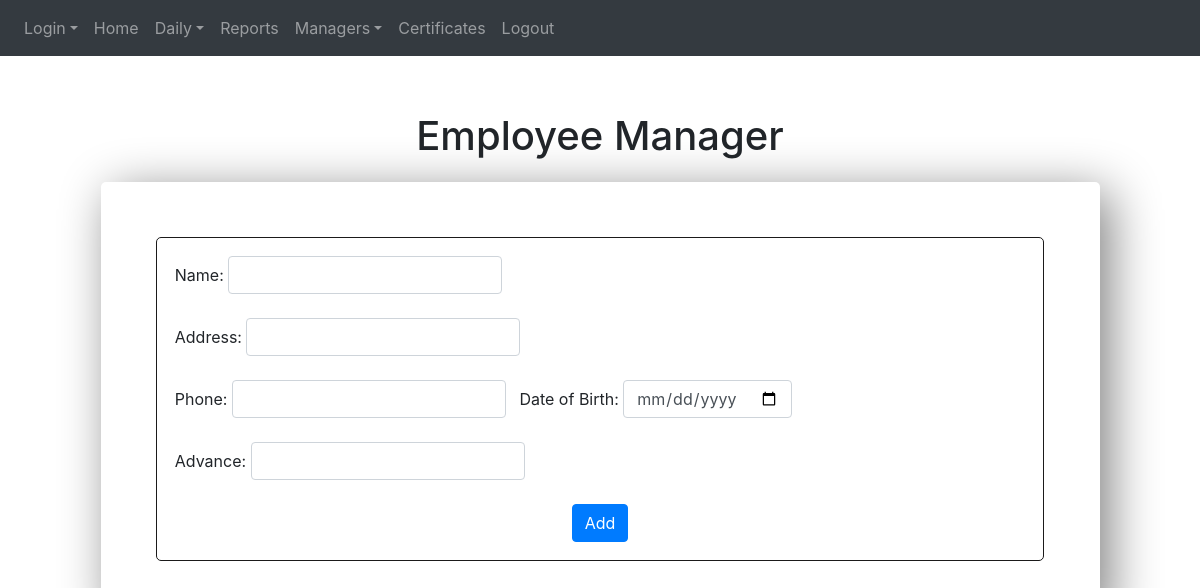
Page /employeemanager on the earlier database version.
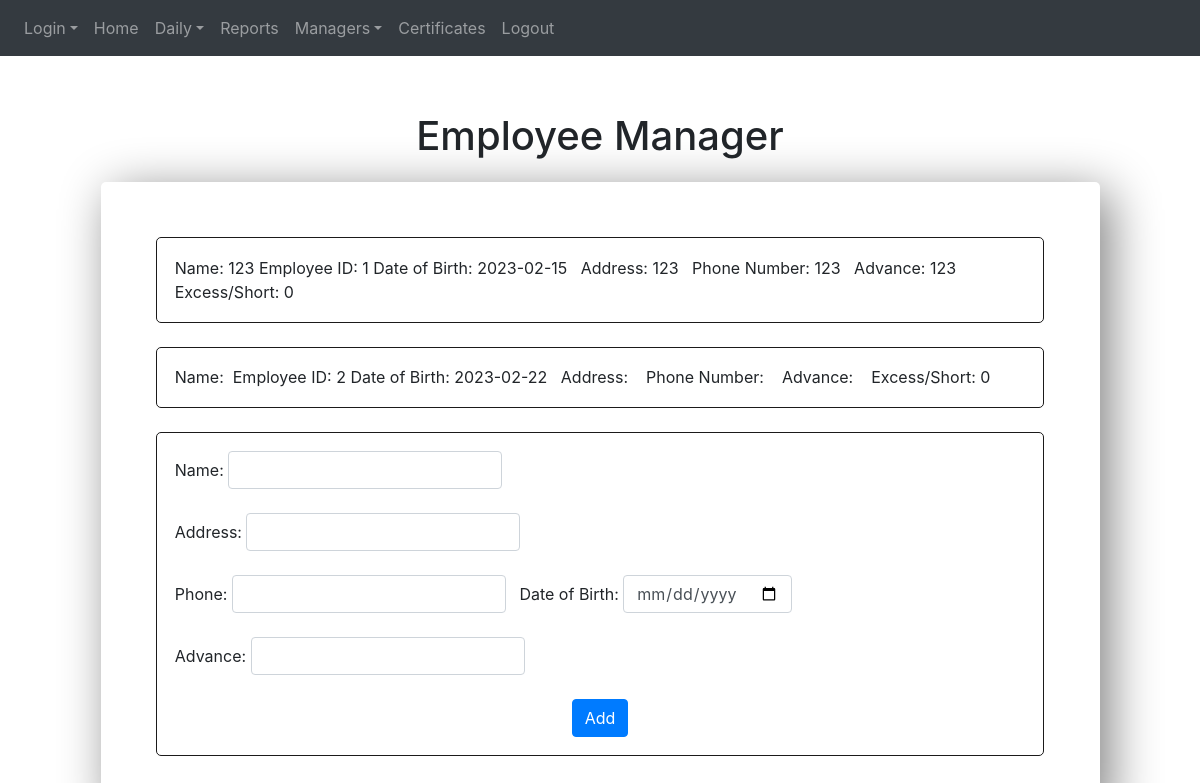
Same page on the later database version.
### website/models.py (models this page shows)
class employee(db.Model):
    emp_id = db.Column(db.Integer, primary_key = True)
    name = db.Column(db.String(150))
    dob = db.Column(db.Date)
    address = db.Column(db.String(300))
    phone = db.Column(db.String(150))
    emp_id_sales = db.relationship('sales')
    emp_id_duty = db.relationship('duty_posting')
    excess_short = db.Column(db.Integer)
    advance = db.Column(db.Integer)

### website/views.py (the view, shortened to what this page needs)
@views.route('/employeemanager', methods=['GET','POST'])
def employeemanager():
    name = request.form.get("name")
    dob = request.form.get("dob")
    address = request.form.get("address")
    phone = request.form.get("phone")
    advance = request.form.get("advance")
    employees = employee.query.all()
    return render_template("employeemanager.html", employees = employees)

### website/templates/employeemanager.html (shortened to what this page needs)
{% extends 'base.html' %}
{% block content %}
<h1 align="center" style="margin-top: 5%;">Employee Manager</h1>
<div
      style="margin: 5%; margin-top: 2%; border: black 2px; padding: 5%; border-radius: 5px; box-shadow: 10px 10px 50px grey">
      {% for employee in employees  %}
      <div style="border: solid rgb(27, 26, 26) 1px; border-radius: 5px; padding: 2%;">
            Name:&nbsp;{{employee.name}}
            Employee ID:&nbsp;{{employee.emp_id}}
            Date of Birth:&nbsp;{{employee.dob}}&nbsp;&nbsp;
            Address:&nbsp;{{employee.address}}&nbsp;&nbsp;
            Phone Number:&nbsp;{{employee.phone}}&nbsp;&nbsp;
            Advance:&nbsp;{{employee.advance}}&nbsp;&nbsp;
            Excess/Short:&nbsp;{{employee.excess_short}}&nbsp;&nbsp;
      </div>
      <br>
      {% endfor %}
      <div style="border: solid rgb(27, 26, 26) 1px; border-radius: 5px; padding: 2%;">
            <form method="POST">
                  <div class="form-inline">
            Name:&nbsp;<input type="text" class="form-control" id="name" name="name">&nbsp;&nbsp;
            </div>
            <br>
            <div class="form-inline">
            Address:&nbsp;<input type="textarea" class="form-control" id="address" name="address">&nbsp;&nbsp;
      </div><br><div class="form-inline">
            Phone:&nbsp;<input type="text" class="form-control" id="phone" name="phone">&nbsp;&nbsp;
            Date of Birth:&nbsp;<input type="date" class="form-control" id="dob" name="dob">&nbsp;&nbsp;
      </div><br><div class="form-inline">
            Advance:&nbsp;<input type="text" class="form-control" id="advance" name="advance">&nbsp;&nbsp;
            </div>
            <br>
            <div align="center">
            <button type="submit" class="btn btn-primary">Add</button>
            </div></form>
      </div>
</div>
{% endblock %}

### website/templates/base.html (shortened to what this page needs)
<!DOCTYPE html>
<html>
<head>
  <link rel="stylesheet" href="https://stackpath.bootstrapcdn.com/bootstrap/4.4.1/css/bootstrap.min.css"
 />
  <link rel="stylesheet" href="https://stackpath.bootstrapcdn.com/font-awesome/4.7.0/css/font-awesome.min.css"
 />
</head>
<body>
  <nav class="navbar navbar-expand-lg navbar-dark bg-dark">
    <div class="collapse navbar-collapse" id="navbar">
      <div class="navbar-nav">
        <div class="nav-item dropdown">
          <a class="nav-link dropdown-toggle" id="navbarDropdown" data-toggle="dropdown" aria-expanded="false">Login</a>
        </div>
        <a class="nav-item nav-link" id="home" href="/">Home</a>
        <div class="nav-item dropdown">
          <a class="nav-link dropdown-toggle" id="navbarDropdown" data-toggle="dropdown" aria-expanded="false">Daily</a>
        </div>
        <a class="nav-item nav-link" id="reports" href="/reports">Reports</a>
        <div class="nav-item dropdown">
          <a class="nav-link dropdown-toggle" id="navbarDropdown" data-toggle="dropdown" aria-expanded="false">Managers</a>
        </div>
        <a class="nav-item nav-link" id="certificates" href="/certificates">Certificates</a>
        <a class="nav-item nav-link" id="logout" href="/logout" style="float: right;">Logout</a>
      </div>
  </nav>
  <div class="container-sm">
    {% block content %}
    {% endblock %}
  </div>
</body>
</html>

Differences in the rows shown:
added employee: name "123", emp_id "1", dob "2023-02-15", address "123", phone "123", advance "123", excess_short "0"
added employee: emp_id "2", dob "2023-02-22", excess_short "0"
